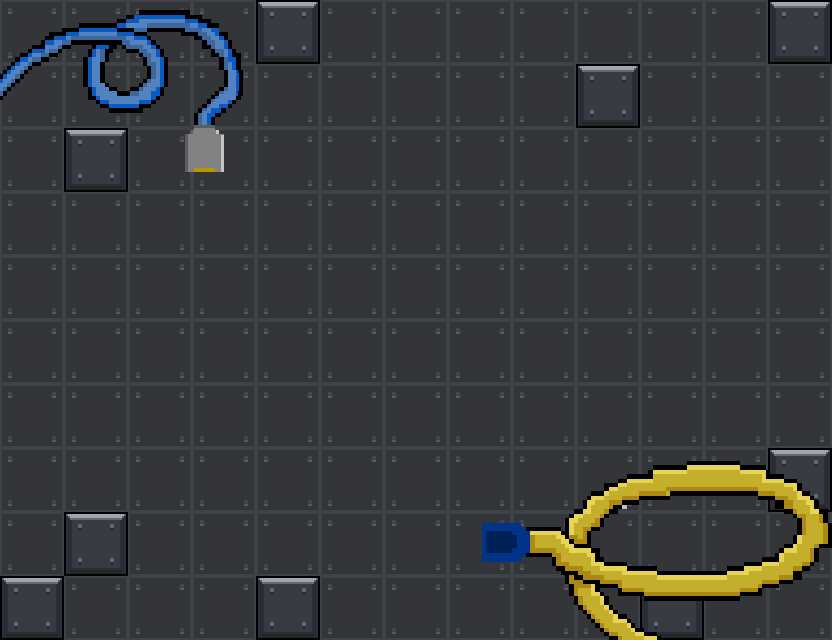

Rendered tile map (Tiled .tmx) drawn with the repository's tilesets; below, a short description and the full map source, tile grids included:
An orthogonal 13x10 tile map with 64x64 px tiles, 1 tile layer (Tile Layer 1), 2 tilesets and 9 objects (8x level, player).

<map version="1.9" tiledversion="1.9.2" orientation="orthogonal" renderorder="right-down" width="13" height="10" tilewidth="64" tileheight="64" infinite="0" nextlayerid="3" nextobjectid="21">
 <tileset firstgid="1" name="spritesheet_tiles" tilewidth="64" tileheight="64" spacing="10" tilecount="540" columns="27">
  <image source="../img/spritesheet_tiles.png" width="1988" height="1470" />
 </tileset>
 <tileset firstgid="541" source="../img/lvlsel_bg.tsx" />
 <layer id="1" name="Tile Layer 1" width="13" height="10">
  <data encoding="csv">
541,542,543,544,545,546,547,548,549,550,551,552,553,
554,555,556,557,558,559,560,561,562,563,564,565,566,
567,568,569,570,571,572,573,574,575,576,577,578,579,
580,581,582,583,584,585,586,587,588,589,590,591,592,
593,594,595,596,597,598,599,600,601,602,603,604,605,
606,607,608,609,610,611,612,613,614,615,616,617,618,
619,620,621,622,623,624,625,626,627,628,629,630,631,
632,633,634,635,636,637,638,639,640,641,642,643,644,
645,646,647,648,649,650,651,652,653,654,655,656,657,
658,659,660,661,662,663,664,665,666,667,668,669,670
</data>
 </layer>
 <objectgroup id="2" name="Player">
  <object id="1" name="player" x="365.21" y="504.434" />
  <object id="3" name="level" x="39" y="211.667" width="98" height="87" />
  <object id="4" name="level" x="231" y="211.667" width="98" height="87" />
  <object id="5" name="level" x="464" y="213" width="98" height="87" />
  <object id="6" name="level" x="656.333" y="211.917" width="98" height="87" />
  <object id="7" name="level" x="39" y="338.667" width="98" height="87" />
  <object id="8" name="level" x="231" y="338.667" width="98" height="87" />
  <object id="9" name="level" x="464" y="340" width="98" height="87" />
  <object id="10" name="level" x="656" y="340" width="98" height="87" />
 </objectgroup>
</map>
